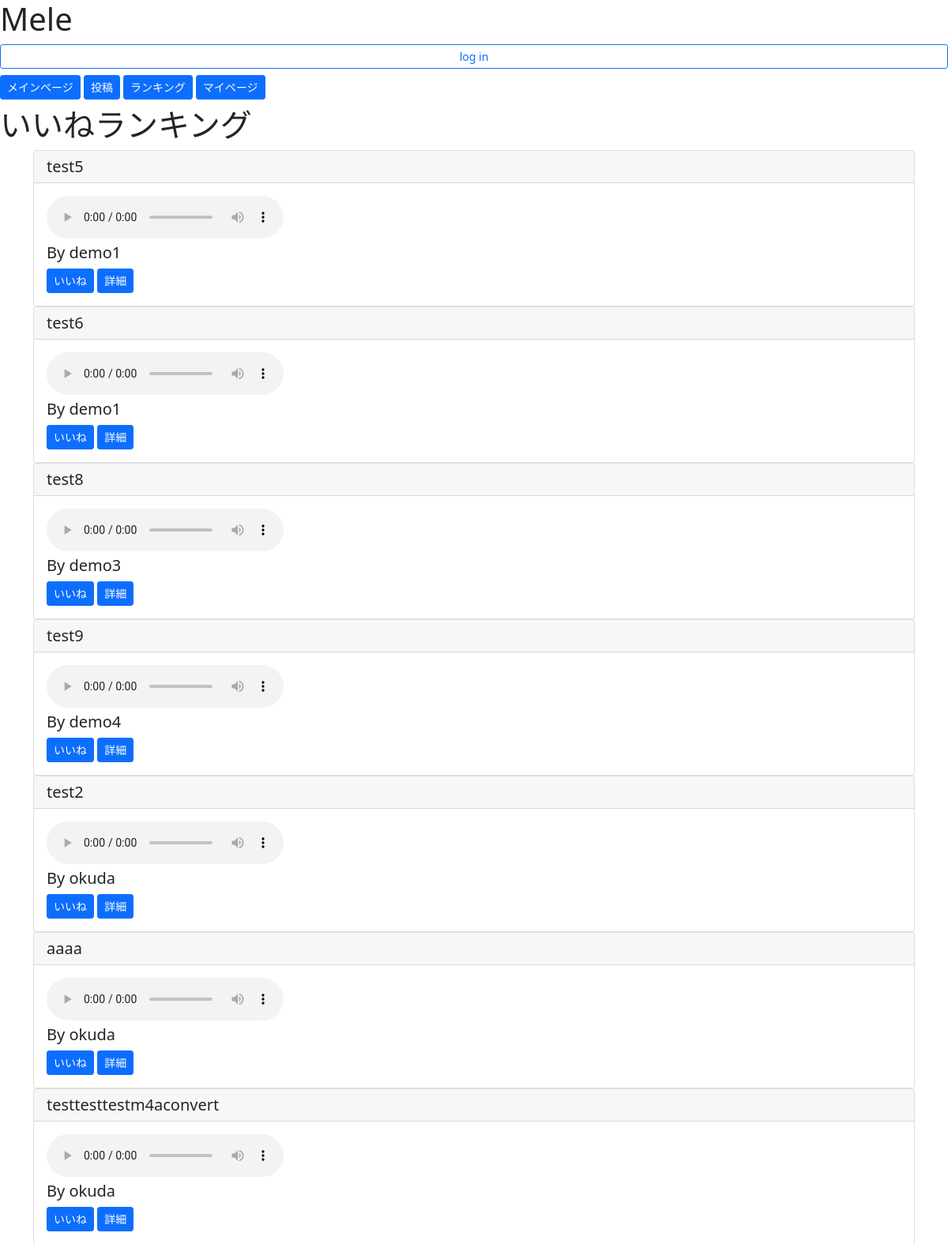
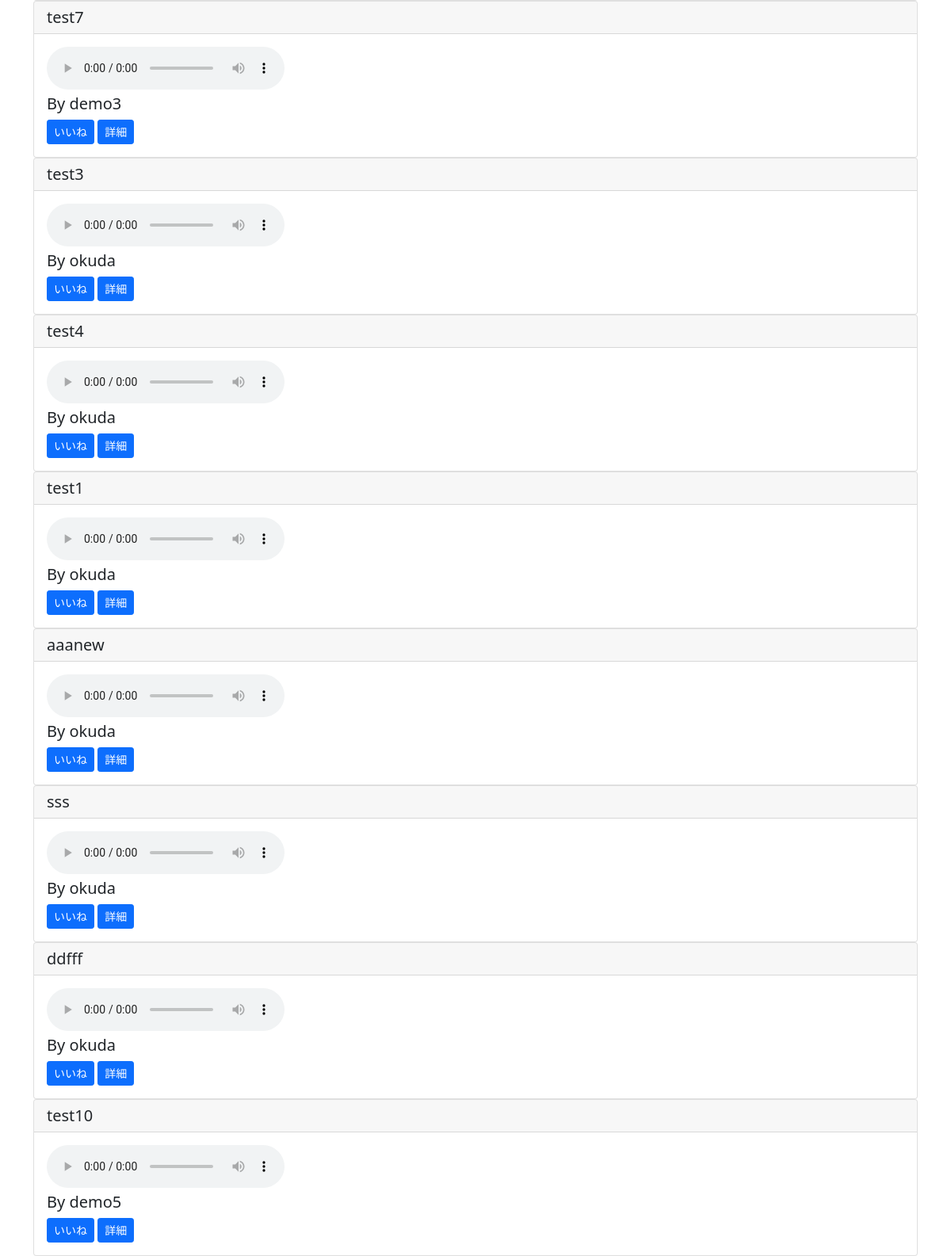
The page /ranking/ on the database its author committed (2 pictures, top to bottom).
### melemain/models.py (models this page shows)
class AudioModel(models.Model):
    title = models.CharField(max_length = 100)
    author = models.ForeignKey(User, on_delete = models.CASCADE)
    audio = models.FileField(upload_to="")
    iine = models.IntegerField(null = True, blank = True, default = 0)
    iine_people = models.TextField()

### melemain/views.py (the view)
# urls.py: path("ranking/", rankingview, name = "ranking")
def rankingview(request):
    object_list = AudioModel.objects.all().order_by("-iine")
    print(request.user)
    return render(request, "ranking.html", {"object_list": object_list})

### templates/ranking.html (shortened to what this page needs)
{% extends "base.html" %}
{% block content %}
    <h1>いいねランキング</h1>
    <div class = "container">
    {% for item in object_list %}
    <div class = "card">
        <h5  class = "card-header">{{ item.title }}</h5>
        <div class = "card-body">
            <audio src = {{item.audio.url}}  controls></audio>
            <h5>By  {{ item.author }}</h5>
            <button onclick="api_like({{item.pk}})" class = "btn btn-primary btn-sm">いいね</button>
            <a href = "{% url "detail" item.pk %}" class = "btn btn-primary btn-sm">詳細</a>
        </div>
    </div>
    {% endfor %}
    </div>
{% endblock content %}

### rows shown on the page
AudioModel: title "test5", author "demo1"
AudioModel: title "test6", author "demo1"
AudioModel: title "test8", author "demo3"
AudioModel: title "test9", author "demo4"
AudioModel: title "test2", author "okuda"
AudioModel: title "aaaa", author "okuda"
AudioModel: title "testtesttestm4aconvert", author "okuda"
AudioModel: title "test7", author "demo3"
AudioModel: title "test3", author "okuda"
AudioModel: title "test4", author "okuda"
AudioModel: title "test1", author "okuda"
AudioModel: title "aaanew", author "okuda"
AudioModel: title "sss", author "okuda"
AudioModel: title "ddfff", author "okuda"
AudioModel: title "test10", author "demo5"
